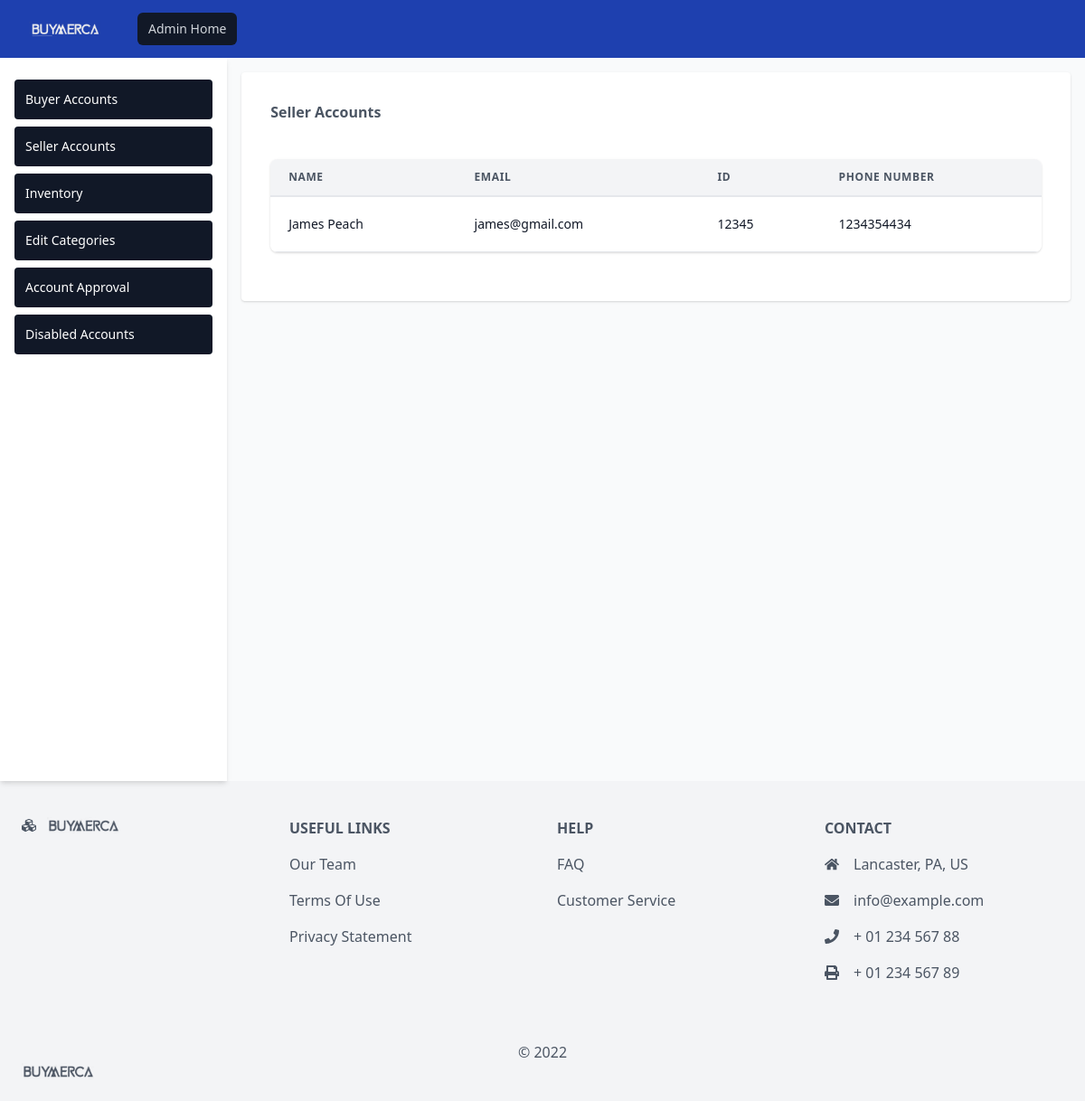
The page /sellerAccounts.php on the database its author committed.
### tables this page shows
CREATE TABLE `Users` (
  `first_name` varchar(50) NOT NULL,
  `last_name` varchar(50) NOT NULL,
  `email` varchar(100) NOT NULL,
  `password` varchar(20) NOT NULL,
  `user_ID` int(7) NOT NULL,
  `role` varchar(50) NOT NULL,
  `address_first_line` varchar(200) DEFAULT NULL,
  `address_second_line` varchar(200) DEFAULT NULL,
  `city` varchar(30) DEFAULT NULL,
  `state_abbreviation` varchar(2) DEFAULT NULL,
  `zip_code` int(11) DEFAULT NULL,
  `telephone_number` int(10) DEFAULT NULL,
  `gender` varchar(20) NOT NULL,
  `approval` int(1) DEFAULT NULL,
  `disabled` int(1) DEFAULT NULL
);

### sellerAccounts.php (the view, shortened to what this page needs)
<?php
    include 'db_connection.php';
?>
<?php
include 'templates/nav-admin.php';
?>
<main class="flex w-full">
  <?php
  include 'templates/admin-side-bar.php';
  ?>
    <section class="w-full p-4">
        <div class="w-full text-md">
            <div class="bg-white shadow sm:rounded">
                <div class="mt-5 md:mt-0 md:col-span-2">
                    <div class="bg-white p-8 rounded-md w-full">
                        <div class=" flex items-center justify-between pb-6">
                            <div>
                                <h2 class="text-gray-600 font-semibold">Seller Accounts</h2>
                            </div>
                        </div>
                        <form action="buyerAccounts.php" id="form1" method="POST">
                            <div class="-mx-4 sm:-mx-8 px-4 sm:px-8 py-4 overflow-x-auto">
                                <div class="inline-block min-w-full shadow rounded-lg overflow-hidden">
                                    <?php
                                      $sql = "SELECT *
                                      FROM Users";
                                      $result = $conn->query($sql);
                                    ?>
                                    <table class="min-w-full leading-normal">
                                        <thead>
                                            <tr>
                                            <th
                                                class="px-5 py-3 border-b-2 border-gray-200 bg-gray-100 text-left text-xs font-semibold text-gray-600 uppercase tracking-wider">
                                                Name
                                            </th>
                                            <th
                                                class="px-5 py-3 border-b-2 border-gray-200 bg-gray-100 text-left text-xs font-semibold text-gray-600 uppercase tracking-wider">
                                                Email
                                            </th>
                                            <th
                                                class="px-5 py-3 border-b-2 border-gray-200 bg-gray-100 text-left text-xs font-semibold text-gray-600 uppercase tracking-wider">
                                                ID
                                            </th>
                                            <th
                                                class="px-5 py-3 border-b-2 border-gray-200 bg-gray-100 text-left text-xs font-semibold text-gray-600 uppercase tracking-wider">
                                                Phone Number
                                            </th>
                                            </tr>
                                        </thead>
                                        <?php
                                        while($res = mysqli_fetch_array($result)) {
                                          if($res['role'] == 'seller' && $res['approval'] == '1'){
                                        ?>
                                        <tbody>
                                            <tr>
                                            <td class="px-5 py-5 border-b border-gray-200 bg-white text-sm">
                                                <p class="text-gray-900 whitespace-no-wrap">
                                                <?php echo $res['first_name']. " " .$res['last_name']?>
                                                </p>
                                            </td>
                                            <td class="px-5 py-5 border-b border-gray-200 bg-white text-sm">
                                                <p class="text-gray-900 whitespace-no-wrap">
                                                <?php echo $res['email']?>
                                                </p>
                                            </td>
                                            <td class="px-5 py-5 border-b border-gray-200 bg-white text-sm">
                                                <p class="text-gray-900 whitespace-no-wrap">
                                                <?php echo $res['user_ID']?>
                                                </p>
                                            </td>
                                            <td class="px-5 py-5 border-b border-gray-200 bg-white text-sm">
                                                <p class="text-gray-900 whitespace-no-wrap">
                                                <?php echo $res['telephone_number']?>
                                                </p>
                                            </td>
                                            </tr>
                                        </tbody>
                                        <?php
                                            }
                                          }
                                        ?>
                                    </table>
                                </div>
                            </div>
                        </form>
	                </div>
                </div>
            </div>
        </div>
    </section>
</main>

### rows shown on the page
users: first_name "James", last_name "Peach", email "james@gmail.com", user_ID "12345", telephone_number "1234354434"
